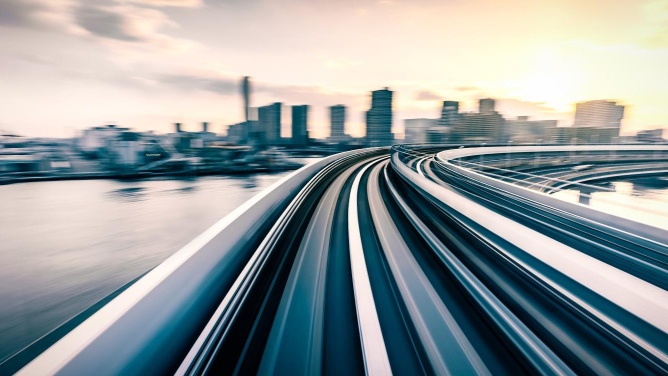
#> input picture build/assets/contact.jpg, 1336 x 752 px (shown at 1/2 size)
$ python -i prep_images.py   (imports and definitions only)
#> lines starting #> are read from the running program, lines starting #| are printed output that depends on the picture
#> further down, picture is the input picture: PIL image 1336x752 RGB; mean R, G, B 147, 155.9, 157
"""Prepare deck imagery for the NVIMC company profile.

- Crops every photo to the exact aspect ratio it is placed at (nothing is
  stretched in PowerPoint) and gives all photos one muted colour grade so the
  mixed stock imagery reads as a single set.
- Cuts the supplied logo JPGs out of their white background.
- Normalises team portraits to greyscale.
- Traces a faint architectural line drawing (from the cover skyline photo)
  used as the page texture on the cover and closing slides.

Usage: python build/prep_images.py <unzipped-original-pptx-dir>
"""
import os
import sys

from PIL import Image, ImageEnhance, ImageFilter, ImageOps

HERE = os.path.dirname(os.path.abspath(__file__))
ROOT = os.path.dirname(HERE)
OUT = os.path.join(HERE, "assets")
# [3 lines not run here, left out]

media = os.path.join(sys.argv[1], "ppt", "media")

# Some source photos carry a baked-in frame; trim that fraction off each edge.
TRIM = {"image25.jpeg": 0.06, "image28.jpeg": 0.05}


# [6 lines left out: function trim, not called in this run]


def src(name):
    return trim(Image.open(os.path.join(media, name)).convert("RGB"), name)


# [13 lines left out: function cover, not called in this run]


def grade(im):
    """One quiet grade for every photo: less saturation, slightly softer contrast."""
    im = ImageEnhance.Color(im).enhance(0.6)
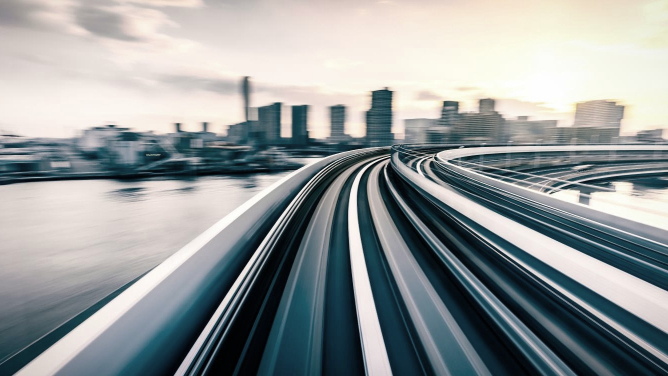
#> im: PIL image 1336x752 RGB (shown at 1/2 size); mean R, G, B 149.1, 154.5, 155.1
    im = ImageEnhance.Contrast(im).enhance(0.94)
    return ImageEnhance.Brightness(im).enhance(1.02)


# [5 lines left out: function save, not called in this run]


PANEL = (4.6, 7.5)   # right-hand photo panel on content slides
TILE = (2.808, 1.75)  # services overview tiles

# name: (source, aspect w, aspect h, fx, fy)
CROPS = {
    "cover.jpg": ("image1.jpeg", 6.333, 7.5, 0.4, 0.5),
    "about.jpg": ("image11.jpeg", 5.53, 3.6, 0.6, 0.55),
    "vision.jpg": ("image32.jpeg", *PANEL, 0.5, 0.5),
    "clients.jpg": ("image9.jpeg", 12.133, 2.6, 0.5, 0.45),
    # services overview
    "t_eng.jpg": ("image13.jpeg", *TILE, 0.5, 0.55),
    "t_str.jpg": ("image17.jpeg", *TILE, 0.5, 0.45),
    "t_fit.jpg": ("image14.jpeg", *TILE, 0.5, 0.5),
    "t_ele.jpg": ("image18.jpeg", *TILE, 0.5, 0.5),
    "t_low.jpg": ("image20.jpeg", *TILE, 0.5, 0.45),
    "t_mec.jpg": ("image23.jpeg", *TILE, 0.5, 0.5),
    "t_plu.jpg": ("image25.jpeg", *TILE, 0.5, 0.6),
    "t_mnt.jpg": ("image12.jpeg", *TILE, 0.5, 0.3),
    # service slide panels
    "s_eng.jpg": ("image13.jpeg", *PANEL, 0.5, 0.5),
    "s_str.jpg": ("image17.jpeg", *PANEL, 0.5, 0.5),
    "s_fit.jpg": ("image14.jpeg", *PANEL, 0.62, 0.5),
    "s_ele.jpg": ("image19.jpeg", *PANEL, 0.6, 0.5),
    "s_low.jpg": ("image20.jpeg", *PANEL, 0.5, 0.5),
    "s_mec.jpg": ("image23.jpeg", *PANEL, 0.5, 0.5),
    "s_plu.jpg": ("image25.jpeg", *PANEL, 0.5, 0.5),
    "s_mnt.jpg": ("image12.jpeg", *PANEL, 0.35, 0.5),
    # in-slide supporting photos
    "fit_b.jpg": ("image15.jpeg", 3.565, 2.1, 0.5, 0.5),
    "fit_c.jpg": ("image24.jpeg", 3.565, 2.1, 0.5, 0.55),
    "str_b.jpg": ("image16.jpeg", 3.615, 4.55, 0.5, 0.5),
}

# [2 lines not run here, left out]


# Team portraits -> greyscale, portrait crop, face-weighted towards the top.
# Positions follow the original team slide: each photo sits in the same
# column as the name and experience line printed beneath it.
# [10 lines left out: function portrait, not called in this run]


# [1 line not run here, left out]
TEAM = {
    "p_hazem.jpg": ("image29.jpeg", 0.20),
    "p_mohammad.jpg": ("image30.png", 0.25),
    "p_nader.jpg": ("image28.jpeg", 0.30),
    "p_anas.jpg": ("image31.jpeg", 0.25),
}
# [2 lines not run here, left out]


# Logos: the supplied JPGs sit on white. Neutral pixels become black with
# alpha ("colour to alpha"); saturated brand colours stay fully opaque.
# [15 lines left out: function cutout, not called in this run]


# [5 lines not run here, left out]
# [1 line that did not run here, left out]
# [1 line that did not run here, left out]
# [1 line that did not run here, left out]
# [1 line that did not run here, left out]
# [4 lines not run here, left out]

>>> from PIL import Image
>>> picture = Image.open('assets/contact.jpg')
>>> result = grade(picture)

$ run again, on build/assets/s_str_a.jpg
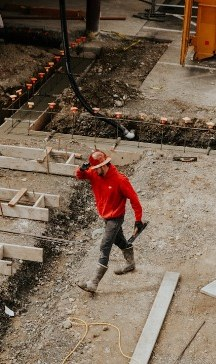
#> input picture build/assets/s_str_a.jpg, 216 x 364 px
#> picture is the input picture: PIL image 216x364 RGB; mean R, G, B 120.7, 101.3, 84.1
#> in grade, `im = ImageEnhance.Color(im).enhance(0.6)`:
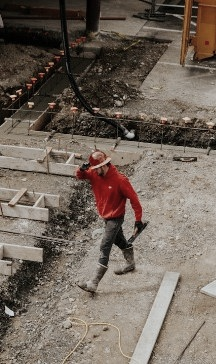
#> im: PIL image 216x364 RGB; mean R, G, B 114, 102.4, 92.1

$ run again, on build/assets/s_str_b.jpg
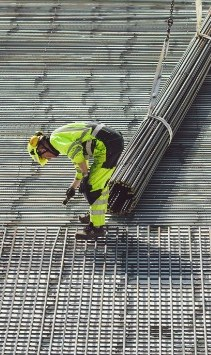
#> input picture build/assets/s_str_b.jpg, 211 x 355 px
#> picture is the input picture: PIL image 211x355 RGB; mean R, G, B 126.1, 128.8, 121.6
#> in grade, `im = ImageEnhance.Color(im).enhance(0.6)`:
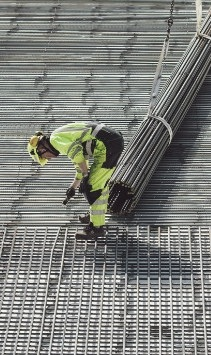
#> im: PIL image 211x355 RGB; mean R, G, B 126.1, 127.8, 123.4
